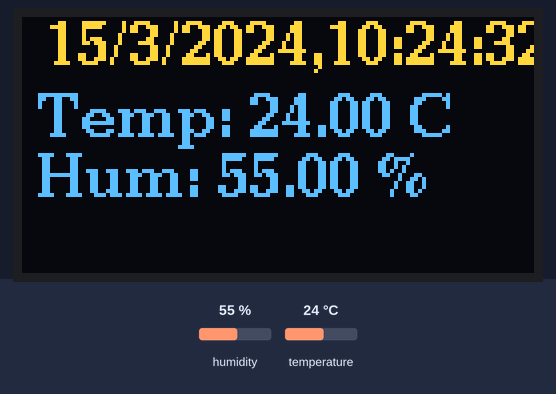
Bench run of a sketch on a simulated ESP32. Parts: 128×64 one-colour display. Inputs (shaded band) come from the test bench; at power-on: humidity 55 %, temperature 24 °C. The OLED is the two-colour kind (top 16 rows yellow); the local clock reads 2024-03-15 10:24:30 at power-on unless the sketch sets it; storage starts empty; what the sketch prints to the serial monitor is not drawn.

Above: at 3.3 s.
3.4 s: humidity set to 22 %
At 6.4 s:
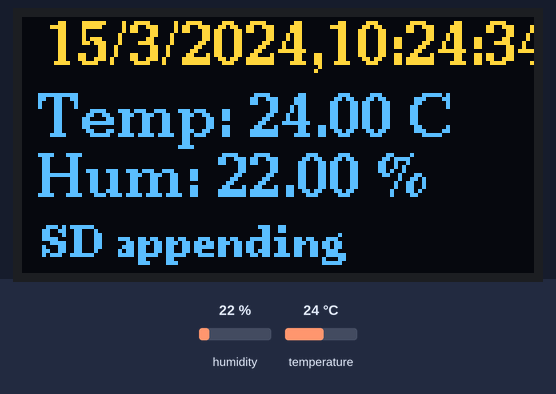
10.4 s: temperature set to 12 °C
At 14.1 s:
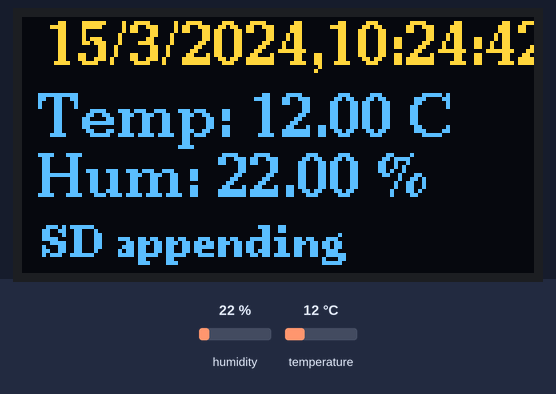
14.2 s: humidity set to 40 %
At 17.3 s:
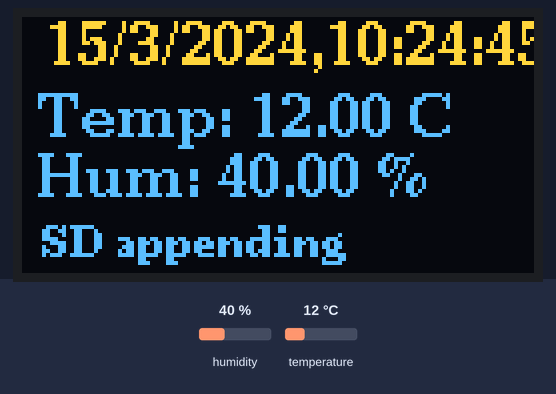
17.6 s: temperature set to 19 °C
At 19.9 s:
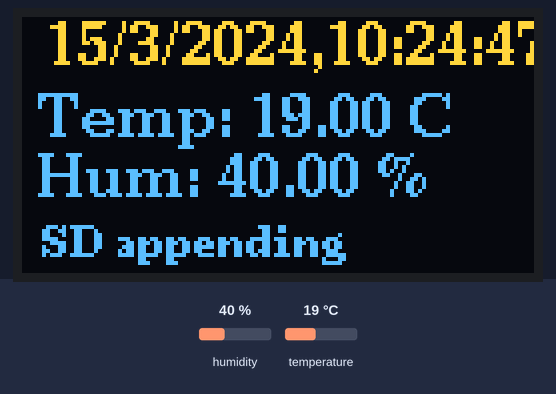
Timing chart, 0 to 21.4 s (numbered marks = the images above; inputs shaded):
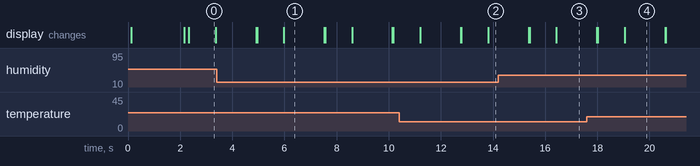

Measured:
- what the display in image 0 shows lasts 1.1 s, from 2.3 s to 3.4 s
- what the display in image 1 shows lasts 1.5 s, from 6.0 s to 7.5 s

The sketch:

DHT_monitor.ino
```cpp
#include "WiFi.h"
#include "AdafruitIO_WiFi.h"
#include "FS.h"
#include "SD.h"
#include <SPI.h>
#include "RTClib.h"
#include "DHT.h" // Include DHT library
RTC_DS3231 rtc;
char daysOfTheWeek[7][12] = { "Sunday", "Monday", "Tuesday", "Wednesday", "Thursday", "Friday", "Saturday" };
#include <Wire.h>
#include <U8g2lib.h>
U8G2_SSD1306_128X64_NONAME_F_HW_I2C u8g2(U8G2_R0);

// ---------- Replace with your WiFi and Adafruit IO credentials ----------
#define WIFI_SSID "saran"
#define WIFI_PASS "123456789"
#define IO_USERNAME "saraann"
#define IO_KEY "aio_TgUA55Mjqf1dhIZFGdVKgZs7uqTr"

// ---------------- ESP32 Pins & DHT11 Setup ----------------
#define DHTPIN D0
#define DHTTYPE DHT11
DHT dht(DHTPIN, DHTTYPE);

// ----------- Adafruit IO Feed Setup --------------
AdafruitIO_WiFi io(IO_USERNAME, IO_KEY, WIFI_SSID, WIFI_PASS);
AdafruitIO_Feed *temperature_feed = io.feed("temperature");
AdafruitIO_Feed *humidity_feed = io.feed("humidity");
String dataMessage;
String timeStamp;
String temperatureString = "";
String humidityString = "";

void setup() {
  Serial.begin(115200);
  Wire.begin();
  u8g2.begin();
  dht.begin();


  u8g2.clearBuffer();
  u8g2.setFont(u8g2_font_ncenB10_tr); // choose a suitable font
  u8g2.drawStr(3, 15, "Initializing");
  u8g2.sendBuffer();


  if (!SD.begin(D7)) {
    Serial.println("SD Card Initialization Failed!");
    u8g2.drawStr(3, 30, "SD Failed");
    u8g2.sendBuffer();
  } else {
    Serial.println(F("Card initialised... file access enabled..."));
    u8g2.drawStr(3, 30, "SD Enabled");
    u8g2.sendBuffer();
  }

  if (!rtc.begin()) {
    Serial.println("Couldn't find RTC");
    u8g2.drawStr(3, 45, "RTC Error");
    u8g2.sendBuffer();
  }
  u8g2.drawStr(3, 45, "RTC Enabled");
  u8g2.sendBuffer();
  //Uncomment to adjust the date and time. Comment it again after uploading in the node.
  //rtc.adjust(DateTime(2024, 10, 27, 10, 0, 0));


  Serial.print("Connecting to Adafruit IO...");
  io.connect();

  while (io.status() < AIO_CONNECTED) {
    Serial.print(".");
    delay(500);
  }
  Serial.println("Connected to Adafruit IO!");

  delay(500);

  u8g2.clearBuffer();
  u8g2.sendBuffer();
}

void loop() {
  io.run();

  // Read temperature and humidity from DHT11
  float h = dht.readHumidity();
  float t = dht.readTemperature();

  if (isnan(h) || isnan(t)) {
    Serial.println(F("Failed to read from DHT sensor!"));
    u8g2.clearBuffer();
    u8g2.setCursor(0, 20);
    u8g2.print("DHT Error");
    u8g2.sendBuffer();
    delay(2000); // Wait and try again
    return;
  }


  temperatureString = String(t, 2);
  humidityString = String(h, 2);

  Serial.print("Temperature: ");
  Serial.print(temperatureString);
  Serial.print(" *C\t");
  Serial.print("Humidity: ");
  Serial.print(humidityString);
  Serial.println(" %");
  u8g2.clearBuffer();
  u8g2.setFont(u8g2_font_ncenB10_tr);
  u8g2.setCursor(4, 30);
  u8g2.print("Temp: ");
  u8g2.print(temperatureString);
  u8g2.print(" C");
  u8g2.setCursor(4, 45);
  u8g2.print("Hum: ");
  u8g2.print(humidityString);
  u8g2.print(" %");
  u8g2.sendBuffer();
  readTime();
  // Send data to Adafruit IO
  temperature_feed->save(t);
  humidity_feed->save(h);
  logSDCard();
  delay(400);
}

void readTime() {
  DateTime now = rtc.now();
  Serial.print(now.year(), DEC);
  Serial.print('/');
  Serial.print(now.month(), DEC);
  Serial.print('/');
  Serial.print(now.day(), DEC);
  Serial.print(" (");
  Serial.print(daysOfTheWeek[now.dayOfTheWeek()]);
  Serial.print(") ");
  Serial.print(now.hour(), DEC);
  Serial.print(':');
  Serial.print(now.minute(), DEC);
  Serial.print(':');
  Serial.print(now.second(), DEC);
  Serial.println();
  timeStamp = String(now.day()) + "/" + String(now.month()) + "/" + String(now.year()) + "," + String(now.hour()) + ":" + String(now.minute()) + ":" + String(now.second()) + ",";
  const char* ts = timeStamp.c_str();

  u8g2.drawStr(6, 12, ts);   // Adjusted position for time on the smaller display
  u8g2.sendBuffer();

}

void logSDCard() {
  dataMessage = timeStamp + "," + temperatureString + "," + humidityString + "\r\n";
  Serial.print("Save data: ");
  Serial.println(dataMessage);
  appendFile(SD, "/dhtdata.txt", dataMessage.c_str());
  u8g2.setFont(u8g2_font_ncenB08_tr);
  u8g2.drawStr(5, 60, "SD appending");
  u8g2.sendBuffer();
  delay(1000);
  u8g2.clearBuffer();
}

// Write to the SD card (DON'T MODIFY THIS FUNCTION)
void writeFile(fs::FS &fs, const char * path, const char * message) {
  Serial.printf("Writing file: %s\n", path);
  File file = fs.open(path, FILE_WRITE);
  if (!file) {
    Serial.println("Failed to open file for writing");
    return;
  }
  if (file.print(message)) {
    Serial.println("File written");
  } else {
    Serial.println("Write failed");
  }
  file.close();
}

// Append data to the SD card (DON'T MODIFY THIS FUNCTION)
void appendFile(fs::FS &fs, const char * path, const char * message) {
  Serial.printf("Appending to file: %s\n", path);
  File file = fs.open(path, FILE_APPEND);
  if (!file) {
    Serial.println("Failed to open file for appending");
    return;
  }
  if (file.print(message)) {
    Serial.println("Message appended");
    delay(1000);
  } else {
    Serial.println("Append failed");
  }
  file.close();
}
```
